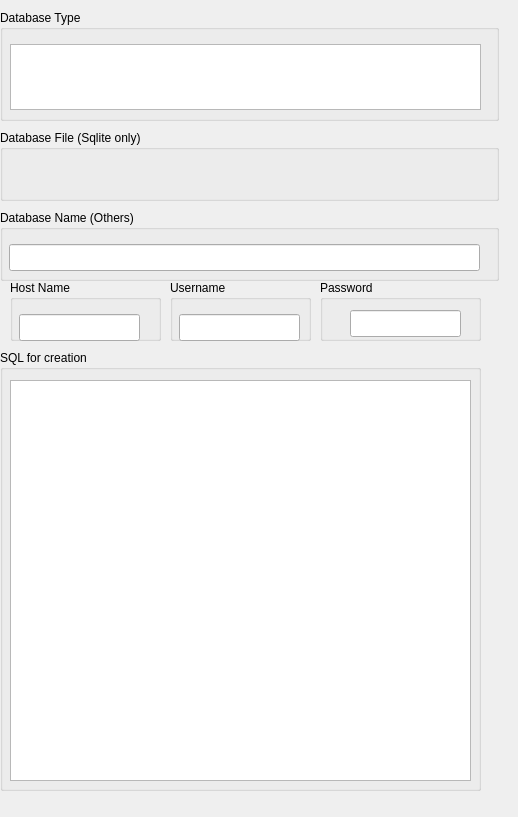
<?xml version="1.0" encoding="UTF-8"?>
<ui version="4.0">
 <class>KGenerateSqlDlgDecl</class>
 <widget class="QWidget" name="KGenerateSqlDlgDecll">
  <property name="geometry">
   <rect>
    <x>0</x>
    <y>0</y>
    <width>518</width>
    <height>817</height>
   </rect>
  </property>
  <property name="sizePolicy">
   <sizepolicy hsizetype="Minimum" vsizetype="Minimum">
    <horstretch>0</horstretch>
    <verstretch>0</verstretch>
   </sizepolicy>
  </property>
  <property name="minimumSize">
   <size>
    <width>518</width>
    <height>679</height>
   </size>
  </property>
  <property name="baseSize">
   <size>
    <width>518</width>
    <height>679</height>
   </size>
  </property>
  <property name="windowTitle">
   <string>KMyMoney - Generate SQL</string>
  </property>
  <widget class="QGroupBox" name="groupBox_2">
   <property name="geometry">
    <rect>
     <x>0</x>
     <y>350</y>
     <width>481</width>
     <height>441</height>
    </rect>
   </property>
   <property name="title">
    <string>SQL for creation</string>
   </property>
   <widget class="KTextEdit" name="textSQL">
    <property name="geometry">
     <rect>
      <x>10</x>
      <y>30</y>
      <width>461</width>
      <height>401</height>
     </rect>
    </property>
   </widget>
  </widget>
  <widget class="QGroupBox" name="groupBox2">
   <property name="geometry">
    <rect>
     <x>0</x>
     <y>210</y>
     <width>499</width>
     <height>71</height>
    </rect>
   </property>
   <property name="title">
    <string>Database Name (Others)</string>
   </property>
   <widget class="KLineEdit" name="textDbName">
    <property name="geometry">
     <rect>
      <x>9</x>
      <y>34</y>
      <width>471</width>
      <height>27</height>
     </rect>
    </property>
   </widget>
  </widget>
  <widget class="QGroupBox" name="groupBox1">
   <property name="geometry">
    <rect>
     <x>0</x>
     <y>10</y>
     <width>499</width>
     <height>111</height>
    </rect>
   </property>
   <property name="title">
    <string>Database Type</string>
   </property>
   <widget class="KListWidget" name="listDrivers">
    <property name="geometry">
     <rect>
      <x>10</x>
      <y>34</y>
      <width>471</width>
      <height>66</height>
     </rect>
    </property>
   </widget>
  </widget>
  <widget class="QGroupBox" name="groupBox">
   <property name="geometry">
    <rect>
     <x>0</x>
     <y>130</y>
     <width>499</width>
     <height>71</height>
    </rect>
   </property>
   <property name="title">
    <string>Database File (Sqlite only)</string>
   </property>
   <widget class="KUrlRequester" name="urlSqlite">
    <property name="geometry">
     <rect>
      <x>10</x>
      <y>30</y>
      <width>471</width>
      <height>27</height>
     </rect>
    </property>
   </widget>
  </widget>
  <widget class="QGroupBox" name="groupBoxPassword">
   <property name="geometry">
    <rect>
     <x>320</x>
     <y>280</y>
     <width>161</width>
     <height>61</height>
    </rect>
   </property>
   <property name="title">
    <string>Password</string>
   </property>
   <widget class="KLineEdit" name="textPassword">
    <property name="geometry">
     <rect>
      <x>30</x>
      <y>30</y>
      <width>111</width>
      <height>27</height>
     </rect>
    </property>
    <property name="echoMode">
     <enum>QLineEdit::Password</enum>
    </property>
   </widget>
  </widget>
  <widget class="QGroupBox" name="groupBox3">
   <property name="geometry">
    <rect>
     <x>10</x>
     <y>280</y>
     <width>151</width>
     <height>61</height>
    </rect>
   </property>
   <property name="title">
    <string>Host Name</string>
   </property>
   <widget class="KLineEdit" name="textHostName">
    <property name="geometry">
     <rect>
      <x>9</x>
      <y>34</y>
      <width>121</width>
      <height>27</height>
     </rect>
    </property>
   </widget>
  </widget>
  <widget class="QGroupBox" name="groupBox4">
   <property name="geometry">
    <rect>
     <x>170</x>
     <y>280</y>
     <width>141</width>
     <height>61</height>
    </rect>
   </property>
   <property name="title">
    <string>Username</string>
   </property>
   <widget class="KLineEdit" name="textUserName">
    <property name="geometry">
     <rect>
      <x>9</x>
      <y>34</y>
      <width>121</width>
      <height>27</height>
     </rect>
    </property>
   </widget>
  </widget>
 </widget>
 <layoutdefault spacing="6" margin="11"/>
 <customwidgets>
  <customwidget>
   <class>KUrlRequester</class>
   <extends>QFrame</extends>
   <header>kurlrequester.h</header>
  </customwidget>
  <customwidget>
   <class>KListWidget</class>
   <extends>QListWidget</extends>
   <header>klistwidget.h</header>
  </customwidget>
  <customwidget>
   <class>KLineEdit</class>
   <extends>QLineEdit</extends>
   <header>klineedit.h</header>
  </customwidget>
  <customwidget>
   <class>KTextEdit</class>
   <extends>QTextEdit</extends>
   <header>ktextedit.h</header>
  </customwidget>
 </customwidgets>
 <resources/>
 <connections/>
</ui>
